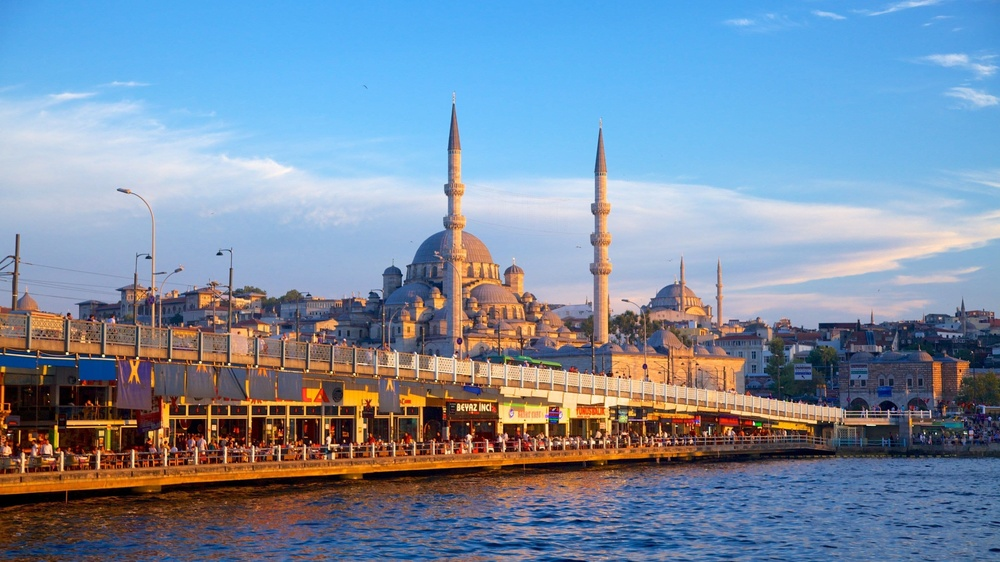
#> input picture insan.jpg, 1000 x 562 px, shrunk from 3840 x 2160 before the run
$ python bit_simulasyonu.py
#> lines starting #> are read from the running program, lines starting #| are printed output that depends on the picture
import cv2
import numpy as np
import matplotlib.pyplot as plt

# 1. Fotografi oku ve gri tona cevir
img_bgr = cv2.imread('insan.jpg')
#> img_bgr is the input picture: shape (562, 1000, 3); mean B, G, R 163.2, 140.9, 122.5

# Eger resim bulunamazsa test icin otomatik gri resim olustur
if img_bgr is None:
    print("Uyari: 'insan.jpg' bulunamadi, test icin ornek gri resim olusturuluyor.")
    img_gray = np.tile(np.linspace(0, 255, 300, dtype=np.uint8), (300, 1))
else:
    img_gray = cv2.cvtColor(img_bgr, cv2.COLOR_BGR2GRAY)
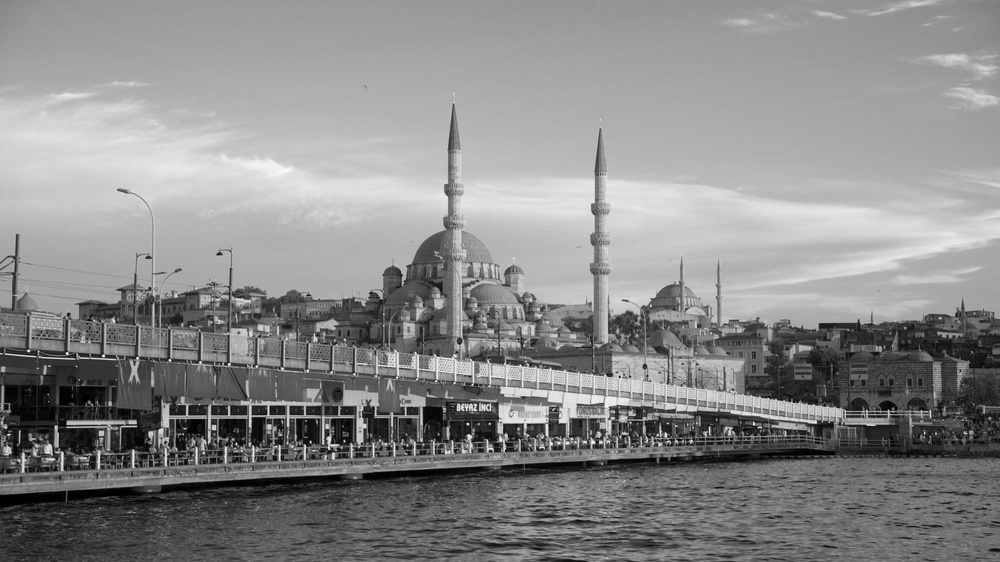
#> img_gray: shape (562, 1000); min 0, max 252, mean 138

yukseklik, genislik = img_gray.shape
#> yukseklik = 562; genislik = 1000

# Islenmis yeni resimler icin bos kopyalar
img_yari = np.zeros((yukseklik, genislik), dtype=np.uint8)
img_ceyrek = np.zeros((yukseklik, genislik), dtype=np.uint8)
img_128 = np.zeros((yukseklik, genislik), dtype=np.uint8)
img_6bit = np.zeros((yukseklik, genislik), dtype=np.uint8)

# 2. Satir ve sutunlari gezerek bit seviyelerini simule et
for i in range(yukseklik):
    for j in range(genislik):
        p = int(img_gray[i, j])

        # Parlaklik degerlerini yariya ve ceyrege bol
        img_yari[i, j] = p // 2
        img_ceyrek[i, j] = p // 4

        # 128 farkli deger (7-bit simulasyonu)
        img_128[i, j] = (p // 2) * 2

        # 64 farkli deger (6-bit simulasyonu)
        img_6bit[i, j] = (p // 4) * 4
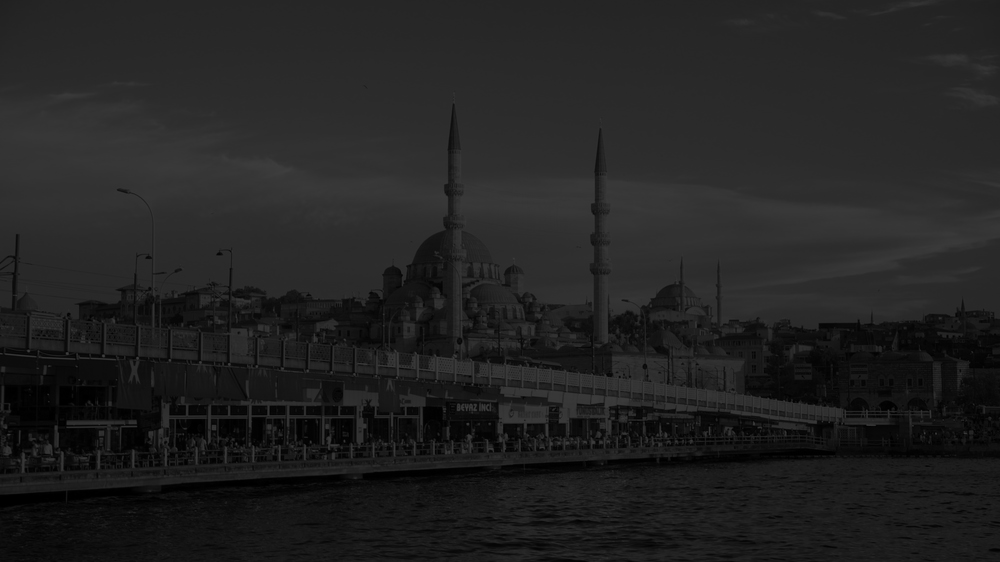
#> img_ceyrek: shape (562, 1000); min 0, max 63, mean 34.1
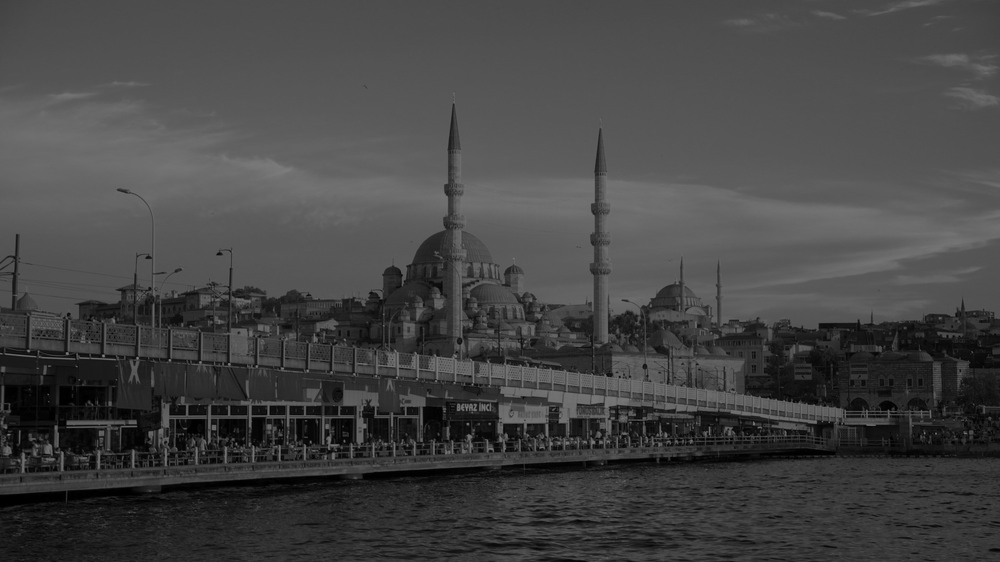
#> img_yari: shape (562, 1000); min 0, max 126, mean 68.7

# 3. Sonuclari gorsellestirme
basliklar = [
    'Orijinal Gri (8-bit / 256 Seviye)',
    'Parlaklik Yariya Bolundu (// 2)',
    'Parlaklik Ceyrege Bolundu (// 4)',
    '128 Farkli Deger ((p//2)*2)',
    '6-bit / 64 Deger ((p//4)*4)'
]
resimler = [img_gray, img_yari, img_ceyrek, img_128, img_6bit]

plt.figure(figsize=(15, 8))
for k in range(5):
    plt.subplot(2, 3, k + 1)
    plt.imshow(resimler[k], cmap='gray', vmin=0, vmax=255)
    plt.title(basliklar[k], fontsize=10)
    plt.axis('off')

plt.tight_layout()
plt.show()
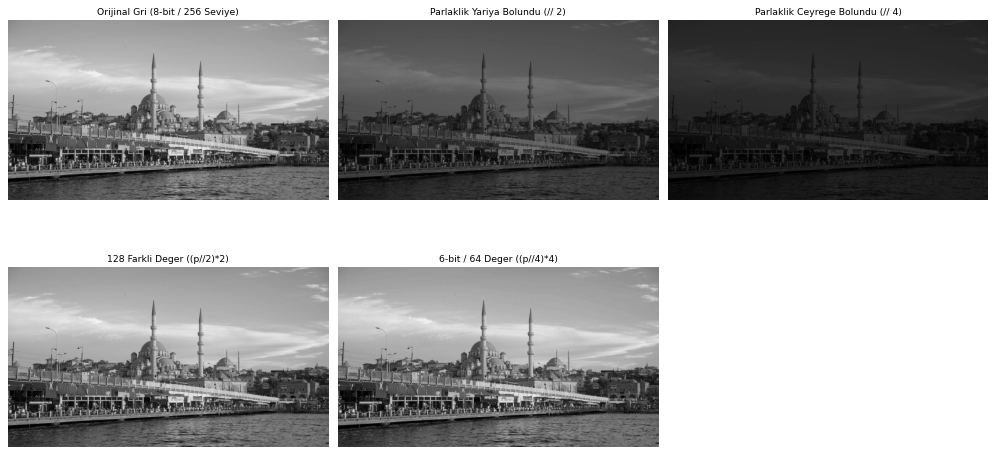
#> figure drawn by matplotlib, 5 panels

$ run again, with dusuk_kontrast.jpg copied over insan.jpg
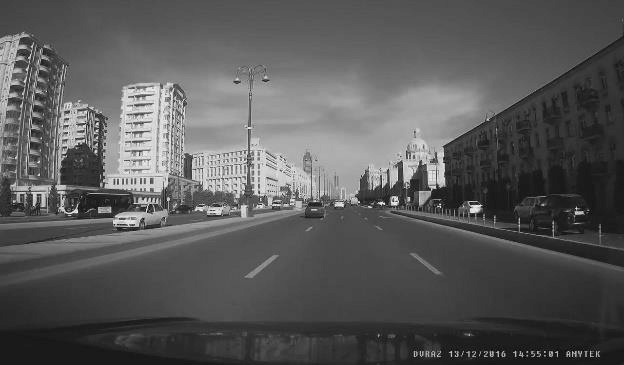
#> input picture dusuk_kontrast.jpg, 624 x 365 px
#> img_bgr is the input picture: shape (365, 624, 3); min 0, max 251, mean 89
#> after the loop `for i in range(yukseklik):`:
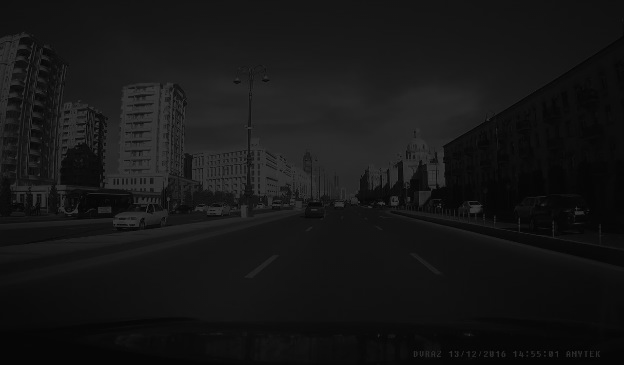
#> img_ceyrek: shape (365, 624); min 0, max 62, mean 21.9
#> after the loop `for i in range(yukseklik):`:
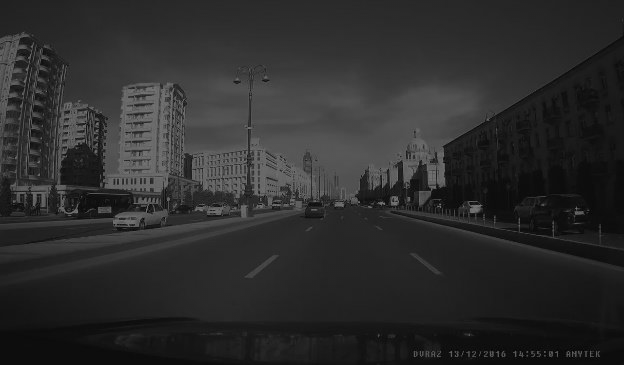
#> img_yari: shape (365, 624); min 0, max 125, mean 44.4
